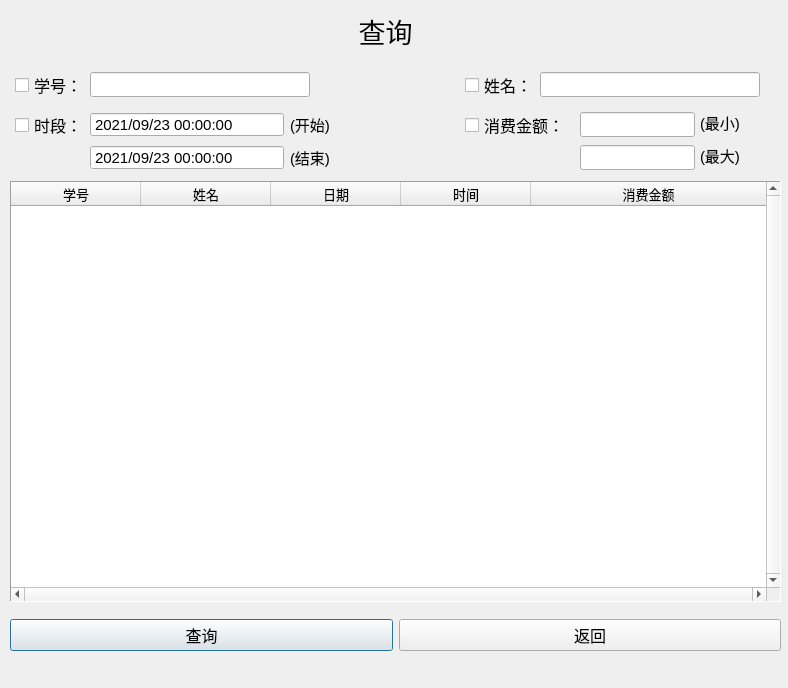
<?xml version="1.0" encoding="UTF-8"?>
<ui version="4.0">
 <class>SearchDialog</class>
 <widget class="QDialog" name="SearchDialog">
  <property name="geometry">
   <rect>
    <x>0</x>
    <y>0</y>
    <width>788</width>
    <height>688</height>
   </rect>
  </property>
  <property name="minimumSize">
   <size>
    <width>788</width>
    <height>688</height>
   </size>
  </property>
  <property name="maximumSize">
   <size>
    <width>788</width>
    <height>688</height>
   </size>
  </property>
  <property name="windowTitle">
   <string>查询</string>
  </property>
  <widget class="QLabel" name="label">
   <property name="geometry">
    <rect>
     <x>330</x>
     <y>10</y>
     <width>111</width>
     <height>41</height>
    </rect>
   </property>
   <property name="font">
    <font>
     <family>Arial</family>
     <pointsize>20</pointsize>
    </font>
   </property>
   <property name="text">
    <string>查询</string>
   </property>
   <property name="alignment">
    <set>Qt::AlignCenter</set>
   </property>
  </widget>
  <widget class="QCheckBox" name="stuNumCBox">
   <property name="geometry">
    <rect>
     <x>15</x>
     <y>70</y>
     <width>70</width>
     <height>30</height>
    </rect>
   </property>
   <property name="font">
    <font>
     <family>Arial</family>
     <pointsize>12</pointsize>
    </font>
   </property>
   <property name="layoutDirection">
    <enum>Qt::LeftToRight</enum>
   </property>
   <property name="autoFillBackground">
    <bool>false</bool>
   </property>
   <property name="text">
    <string>学号：</string>
   </property>
   <property name="iconSize">
    <size>
     <width>20</width>
     <height>20</height>
    </size>
   </property>
   <property name="tristate">
    <bool>false</bool>
   </property>
  </widget>
  <widget class="QCheckBox" name="DTCBox">
   <property name="geometry">
    <rect>
     <x>15</x>
     <y>110</y>
     <width>70</width>
     <height>30</height>
    </rect>
   </property>
   <property name="font">
    <font>
     <family>Arial</family>
     <pointsize>12</pointsize>
    </font>
   </property>
   <property name="autoFillBackground">
    <bool>false</bool>
   </property>
   <property name="text">
    <string>时段：</string>
   </property>
   <property name="iconSize">
    <size>
     <width>20</width>
     <height>20</height>
    </size>
   </property>
   <property name="tristate">
    <bool>false</bool>
   </property>
  </widget>
  <widget class="QCheckBox" name="nameCBox">
   <property name="geometry">
    <rect>
     <x>465</x>
     <y>70</y>
     <width>70</width>
     <height>30</height>
    </rect>
   </property>
   <property name="font">
    <font>
     <family>Arial</family>
     <pointsize>12</pointsize>
    </font>
   </property>
   <property name="autoFillBackground">
    <bool>false</bool>
   </property>
   <property name="text">
    <string>姓名：</string>
   </property>
   <property name="iconSize">
    <size>
     <width>20</width>
     <height>20</height>
    </size>
   </property>
   <property name="tristate">
    <bool>false</bool>
   </property>
  </widget>
  <widget class="QCheckBox" name="moneyCBox">
   <property name="geometry">
    <rect>
     <x>465</x>
     <y>110</y>
     <width>110</width>
     <height>30</height>
    </rect>
   </property>
   <property name="font">
    <font>
     <family>Arial</family>
     <pointsize>12</pointsize>
    </font>
   </property>
   <property name="autoFillBackground">
    <bool>false</bool>
   </property>
   <property name="text">
    <string>消费金额：</string>
   </property>
   <property name="iconSize">
    <size>
     <width>20</width>
     <height>20</height>
    </size>
   </property>
   <property name="tristate">
    <bool>false</bool>
   </property>
  </widget>
  <widget class="QLineEdit" name="stuNumEdit">
   <property name="geometry">
    <rect>
     <x>90</x>
     <y>72</y>
     <width>220</width>
     <height>25</height>
    </rect>
   </property>
   <property name="font">
    <font>
     <family>Arial</family>
     <pointsize>11</pointsize>
    </font>
   </property>
   <property name="readOnly">
    <bool>true</bool>
   </property>
  </widget>
  <widget class="QLineEdit" name="nameEdit">
   <property name="geometry">
    <rect>
     <x>540</x>
     <y>72</y>
     <width>220</width>
     <height>25</height>
    </rect>
   </property>
   <property name="font">
    <font>
     <family>Arial</family>
     <pointsize>11</pointsize>
    </font>
   </property>
   <property name="readOnly">
    <bool>true</bool>
   </property>
  </widget>
  <widget class="QDateTimeEdit" name="startDTEdit">
   <property name="geometry">
    <rect>
     <x>90</x>
     <y>112</y>
     <width>194</width>
     <height>25</height>
    </rect>
   </property>
   <property name="font">
    <font>
     <family>Arial</family>
     <pointsize>11</pointsize>
    </font>
   </property>
   <property name="readOnly">
    <bool>true</bool>
   </property>
   <property name="buttonSymbols">
    <enum>QAbstractSpinBox::NoButtons</enum>
   </property>
   <property name="date">
    <date>
     <year>2021</year>
     <month>9</month>
     <day>23</day>
    </date>
   </property>
   <property name="displayFormat">
    <string>yyyy/MM/dd HH:mm:ss</string>
   </property>
  </widget>
  <widget class="QLabel" name="label_2">
   <property name="geometry">
    <rect>
     <x>290</x>
     <y>112</y>
     <width>50</width>
     <height>25</height>
    </rect>
   </property>
   <property name="font">
    <font>
     <family>Arial</family>
     <pointsize>11</pointsize>
    </font>
   </property>
   <property name="text">
    <string>(开始)</string>
   </property>
  </widget>
  <widget class="QDateTimeEdit" name="endDTEdit">
   <property name="geometry">
    <rect>
     <x>90</x>
     <y>145</y>
     <width>194</width>
     <height>25</height>
    </rect>
   </property>
   <property name="font">
    <font>
     <family>Arial</family>
     <pointsize>11</pointsize>
    </font>
   </property>
   <property name="readOnly">
    <bool>true</bool>
   </property>
   <property name="buttonSymbols">
    <enum>QAbstractSpinBox::NoButtons</enum>
   </property>
   <property name="date">
    <date>
     <year>2021</year>
     <month>9</month>
     <day>23</day>
    </date>
   </property>
   <property name="displayFormat">
    <string>yyyy/MM/dd HH:mm:ss</string>
   </property>
  </widget>
  <widget class="QLabel" name="label_3">
   <property name="geometry">
    <rect>
     <x>290</x>
     <y>145</y>
     <width>50</width>
     <height>25</height>
    </rect>
   </property>
   <property name="font">
    <font>
     <family>Arial</family>
     <pointsize>11</pointsize>
    </font>
   </property>
   <property name="text">
    <string>(结束)</string>
   </property>
  </widget>
  <widget class="QLineEdit" name="minMoneyEdit">
   <property name="geometry">
    <rect>
     <x>580</x>
     <y>112</y>
     <width>115</width>
     <height>25</height>
    </rect>
   </property>
   <property name="font">
    <font>
     <family>Arial</family>
     <pointsize>11</pointsize>
    </font>
   </property>
   <property name="readOnly">
    <bool>true</bool>
   </property>
  </widget>
  <widget class="QLineEdit" name="maxMoneyEdit">
   <property name="geometry">
    <rect>
     <x>580</x>
     <y>145</y>
     <width>115</width>
     <height>25</height>
    </rect>
   </property>
   <property name="font">
    <font>
     <family>Arial</family>
     <pointsize>11</pointsize>
    </font>
   </property>
   <property name="readOnly">
    <bool>true</bool>
   </property>
  </widget>
  <widget class="QLabel" name="label_4">
   <property name="geometry">
    <rect>
     <x>700</x>
     <y>143</y>
     <width>50</width>
     <height>25</height>
    </rect>
   </property>
   <property name="font">
    <font>
     <family>Arial</family>
     <pointsize>11</pointsize>
    </font>
   </property>
   <property name="text">
    <string>(最大)</string>
   </property>
  </widget>
  <widget class="QLabel" name="label_5">
   <property name="geometry">
    <rect>
     <x>700</x>
     <y>110</y>
     <width>50</width>
     <height>25</height>
    </rect>
   </property>
   <property name="font">
    <font>
     <family>Arial</family>
     <pointsize>11</pointsize>
    </font>
   </property>
   <property name="text">
    <string>(最小)</string>
   </property>
  </widget>
  <widget class="QTableWidget" name="tableWidget">
   <property name="geometry">
    <rect>
     <x>10</x>
     <y>181</y>
     <width>771</width>
     <height>421</height>
    </rect>
   </property>
   <property name="font">
    <font>
     <pointsize>10</pointsize>
    </font>
   </property>
   <property name="frameShape">
    <enum>QFrame::Panel</enum>
   </property>
   <property name="verticalScrollBarPolicy">
    <enum>Qt::ScrollBarAlwaysOn</enum>
   </property>
   <property name="horizontalScrollBarPolicy">
    <enum>Qt::ScrollBarAlwaysOn</enum>
   </property>
   <property name="sizeAdjustPolicy">
    <enum>QAbstractScrollArea::AdjustIgnored</enum>
   </property>
   <property name="autoScrollMargin">
    <number>10</number>
   </property>
   <property name="editTriggers">
    <set>QAbstractItemView::NoEditTriggers</set>
   </property>
   <property name="selectionMode">
    <enum>QAbstractItemView::NoSelection</enum>
   </property>
   <property name="selectionBehavior">
    <enum>QAbstractItemView::SelectRows</enum>
   </property>
   <property name="textElideMode">
    <enum>Qt::ElideMiddle</enum>
   </property>
   <property name="sortingEnabled">
    <bool>false</bool>
   </property>
   <attribute name="horizontalHeaderCascadingSectionResizes">
    <bool>false</bool>
   </attribute>
   <attribute name="horizontalHeaderMinimumSectionSize">
    <number>130</number>
   </attribute>
   <attribute name="horizontalHeaderDefaultSectionSize">
    <number>130</number>
   </attribute>
   <attribute name="horizontalHeaderHighlightSections">
    <bool>false</bool>
   </attribute>
   <attribute name="horizontalHeaderShowSortIndicator" stdset="0">
    <bool>true</bool>
   </attribute>
   <attribute name="horizontalHeaderStretchLastSection">
    <bool>true</bool>
   </attribute>
   <attribute name="verticalHeaderVisible">
    <bool>true</bool>
   </attribute>
   <column>
    <property name="text">
     <string>学号</string>
    </property>
   </column>
   <column>
    <property name="text">
     <string>姓名</string>
    </property>
   </column>
   <column>
    <property name="text">
     <string>日期</string>
    </property>
   </column>
   <column>
    <property name="text">
     <string>时间</string>
    </property>
   </column>
   <column>
    <property name="text">
     <string>消费金额</string>
    </property>
   </column>
  </widget>
  <widget class="QWidget" name="horizontalLayoutWidget">
   <property name="geometry">
    <rect>
     <x>10</x>
     <y>610</y>
     <width>771</width>
     <height>51</height>
    </rect>
   </property>
   <layout class="QHBoxLayout" name="horizontalLayout">
    <item>
     <widget class="QPushButton" name="searchButton">
      <property name="font">
       <font>
        <family>Arial</family>
        <pointsize>12</pointsize>
       </font>
      </property>
      <property name="text">
       <string>查询</string>
      </property>
     </widget>
    </item>
    <item>
     <widget class="QPushButton" name="backButton">
      <property name="font">
       <font>
        <family>Arial</family>
        <pointsize>12</pointsize>
       </font>
      </property>
      <property name="text">
       <string>返回</string>
      </property>
     </widget>
    </item>
   </layout>
  </widget>
 </widget>
 <resources/>
 <connections/>
</ui>
